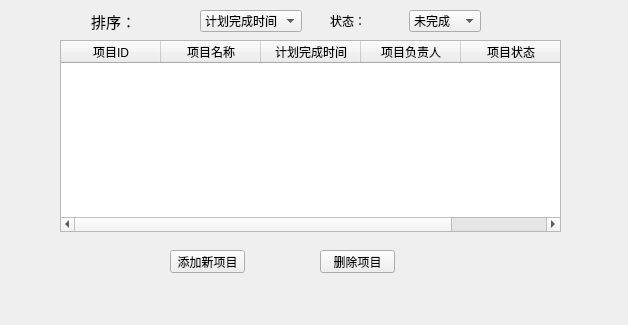
<?xml version="1.0" encoding="UTF-8"?>
<ui version="4.0">
 <class>program</class>
 <widget class="QWidget" name="program">
  <property name="geometry">
   <rect>
    <x>0</x>
    <y>0</y>
    <width>628</width>
    <height>325</height>
   </rect>
  </property>
  <property name="windowTitle">
   <string>Form</string>
  </property>
  <widget class="QTableWidget" name="tableWidget">
   <property name="geometry">
    <rect>
     <x>60</x>
     <y>40</y>
     <width>501</width>
     <height>192</height>
    </rect>
   </property>
   <column>
    <property name="text">
     <string>项目ID</string>
    </property>
   </column>
   <column>
    <property name="text">
     <string>项目名称</string>
    </property>
   </column>
   <column>
    <property name="text">
     <string>计划完成时间</string>
    </property>
   </column>
   <column>
    <property name="text">
     <string>项目负责人</string>
    </property>
   </column>
   <column>
    <property name="text">
     <string>项目状态</string>
    </property>
   </column>
  </widget>
  <widget class="QPushButton" name="pushButton">
   <property name="geometry">
    <rect>
     <x>170</x>
     <y>250</y>
     <width>75</width>
     <height>23</height>
    </rect>
   </property>
   <property name="text">
    <string>添加新项目</string>
   </property>
  </widget>
  <widget class="QWidget" name="layoutWidget_2">
   <property name="geometry">
    <rect>
     <x>330</x>
     <y>10</y>
     <width>151</width>
     <height>22</height>
    </rect>
   </property>
   <layout class="QHBoxLayout" name="horizontalLayout_3">
    <item>
     <widget class="QLabel" name="label_3">
      <property name="text">
       <string>状态：</string>
      </property>
     </widget>
    </item>
    <item>
     <widget class="QComboBox" name="comboBox_3">
      <item>
       <property name="text">
        <string>未完成</string>
       </property>
      </item>
     </widget>
    </item>
   </layout>
  </widget>
  <widget class="QPushButton" name="pushButton_2">
   <property name="geometry">
    <rect>
     <x>320</x>
     <y>250</y>
     <width>75</width>
     <height>23</height>
    </rect>
   </property>
   <property name="text">
    <string>删除项目</string>
   </property>
  </widget>
  <widget class="QWidget" name="">
   <property name="geometry">
    <rect>
     <x>91</x>
     <y>10</y>
     <width>211</width>
     <height>22</height>
    </rect>
   </property>
   <layout class="QHBoxLayout" name="horizontalLayout">
    <item>
     <widget class="QLabel" name="label_2">
      <property name="font">
       <font>
        <pointsize>11</pointsize>
       </font>
      </property>
      <property name="text">
       <string>排序：</string>
      </property>
     </widget>
    </item>
    <item>
     <widget class="QComboBox" name="comboBox_2">
      <item>
       <property name="text">
        <string>计划完成时间</string>
       </property>
      </item>
     </widget>
    </item>
   </layout>
  </widget>
 </widget>
 <resources/>
 <connections/>
</ui>
